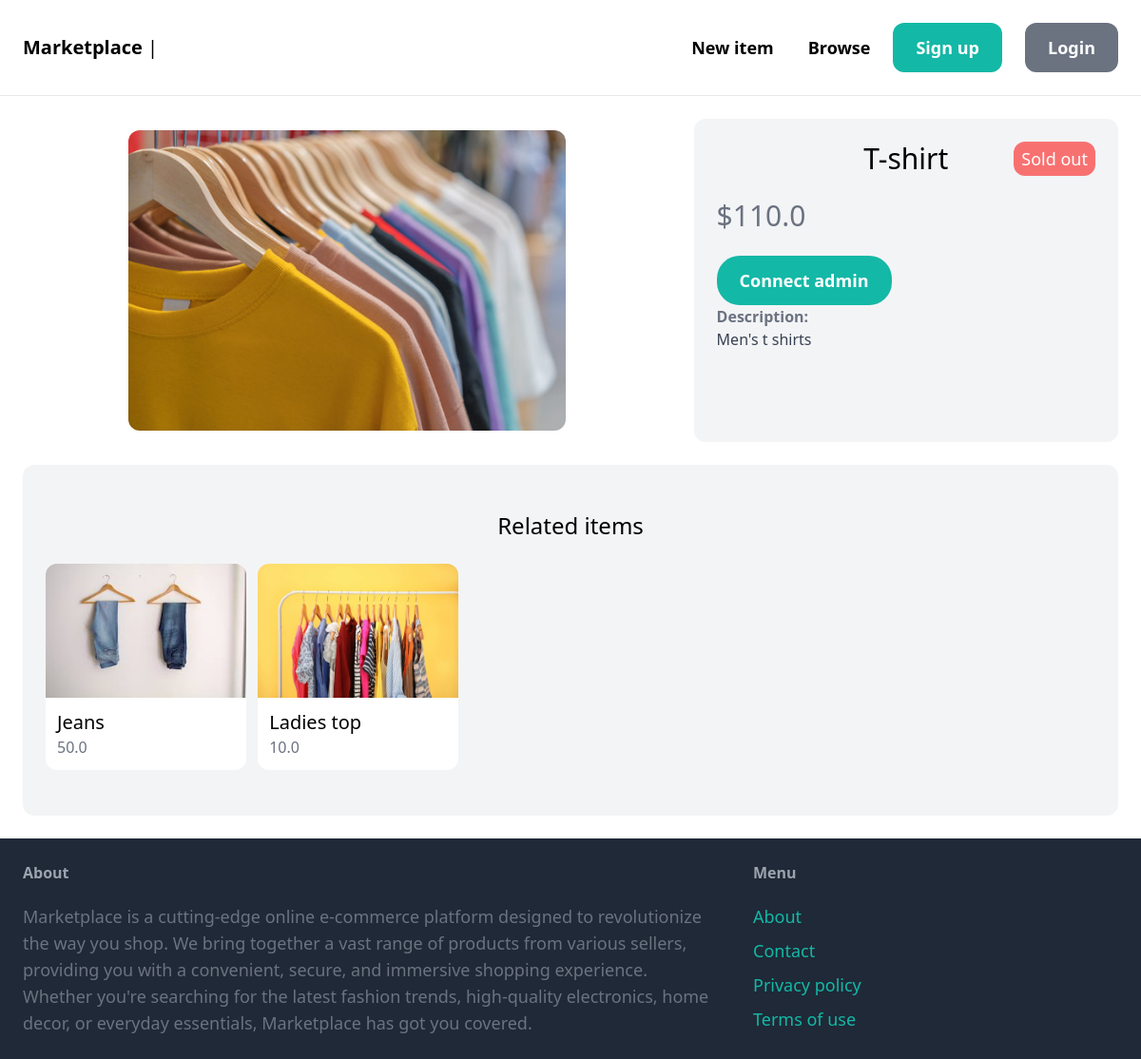
Page /items/1/ on the committed database.
### item/models.py (models this page shows, shortened)
class Item(models.Model):
    category = models.ForeignKey(Category, related_name='items', on_delete=models.CASCADE)
    name = models.CharField(max_length=255)
    description = models.TextField(blank=True,null=True)
    size = models.CharField(max_length=100,blank=True,null=True)
    color = models.CharField(max_length=100,blank=True,null=True)
    gender = models.CharField(max_length=100,blank=True,null=True)
    price=models.FloatField(default=0.0)
    image = models.ImageField(upload_to='item_images', blank=True, null=True)
    is_sold = models.BooleanField(default=False)
    created_by = models.ForeignKey(User, on_delete=models.CASCADE, related_name='items')
    created_at=models.DateTimeField(auto_now_add=True)

### item/views.py (the view)
# urls.py: path('<int:pk>/', views.detail, name='detail'),
def detail(request, pk):
    item = get_object_or_404(Item, pk=pk)
    related_items = Item.objects.filter(category=item.category).exclude(pk=pk)[:3]
    if item.color:
        item.color = item.color.replace(',', ' ')
        item.color = item.color.replace('[', '')
        item.color = item.color.replace(']', '')
        item.color = item.color.replace("'", '')
    return render(request, 'item/detail.html',{
        'item':item,
        'related_items':related_items,
    })

### item/templates/item/detail.html (shortened to what this page needs)
{% extends 'core/base.html' %}
{% block content %}
<div class="sm:grid grid-cols-5 gap-6">
    <div class="col-span-3 m-3 ">
        <img src="{{ item.image.url }}" class="rounded-xl max-w-[70%]  m-auto  dark:brightness-100" alt="">
    </div>
    <div class="col-span-2 p-6 bg-gray-100 dark:text-white dark:bg-gray-800 rounded-xl text-center md:text-left">
        <h1 class="mb-6 relative sm:text-3xl text-lg text-center">{{item.name}}
            {% if item.is_sold == True %}
            <span class="inline-block md:absolute right-0 sm:text-lg text-sm bg-red-400 py-1 px-2 rounded-xl text-white">Sold out</span>
            {% else %}
            <span class="inline-block md:absolute right-0 sm:text-lg text-sm bg-green-400 py-1 px-2 rounded-xl text-white">In stock</span>
            {% endif %}
        </h1>
        <div class="sm:flex flex-col justify-between md:w-3/4">
            <div>
                <h1 class="text-gray-500 dark:text-white md:text-3xl text-left">${{item.price}}</h1>
            </div>
        </div>
        {% if request.user == item.created_by %}
        <div class="mt-6 p-6 bg-white dark:bg-gray-900  dark:text-white rounded-xl text-center md:text-left   ">
            <p>This is your item!</p>
            <a href="{% url 'item:edit' item.id %}" class="inline-block   mt-6 px-6 py-3 text-lg font-semibold bg-yellow-500 text-white rounded-xl">Edit</a>
            <a href="{% url 'item:delete'  item.id %}" class="inline-block   mt-6 px-6 py-3 text-lg font-semibold bg-red-500 text-white rounded-xl">Delete</a>
        </div>
        {% else %}
        <a href="{% url 'conversation:new' item.id %}" class="inline-block mt-6 px-6 py-3 text-lg font-semibold bg-teal-500 text-white rounded-3xl hover:bg-teal-700">Connect {{item.created_by.username}}</a>
        {% endif %}
        {% if item.description %}
        <p class="text-gray-700 dark:text-white">
            <strong class="text-gray-500 dark:text-white">Description:</strong>
            <br>
            {{item.description}}
        </p>
        {% endif %}
    </div>
</div>
<div class="mt-6 px-6 py-12 bg-gray-100 dark:text-white dark:bg-gray-800 rounded-xl">
    <h2 class="mb-6 text-2xl text-center">Related items</h2>
    <div class="grid md:grid-cols-5 grid-cols-2 gap-3">
        {% for item in related_items %}
            <div>
                <a href="{% url 'item:detail' item.id %}">
                    <div class="md-shrink-0">
                        <img src="{{ item.image.url }}" class="rounded-t-xl dark:brightness-50">
                    </div>
                    <div class="p-3 bg-white dark:text-white dark:bg-gray-900 rounded-b-xl ">
                        <h2 class="sm:text-xl break-words">{{ item.name }}</h2>
                        <h1 class="text-gray-500 ">{{item.price}}</h1>
                    </div>
                </a>
            </div>
        {% endfor %}
    </div>
</div>
{% endblock content %}

### rows in the picture
Item: image (picture), name "T-shirt", price "110.0", created_by.username "admin", description "Men's t shirts"
Item: image (picture), name "Jeans", price "50.0"
Item: image (picture), name "Ladies top", price "10.0"
